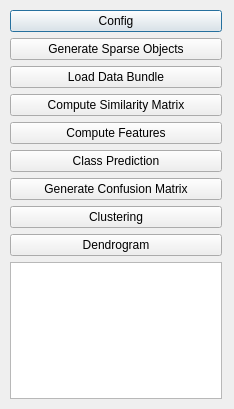
<?xml version="1.0" encoding="UTF-8"?>
<ui version="4.0">
 <class>ShapePaperDialog</class>
 <widget class="QDialog" name="ShapePaperDialog">
  <property name="geometry">
   <rect>
    <x>0</x>
    <y>0</y>
    <width>234</width>
    <height>409</height>
   </rect>
  </property>
  <property name="windowTitle">
   <string>Shape Analysis</string>
  </property>
  <widget class="QWidget" name="layoutWidget">
   <property name="geometry">
    <rect>
     <x>10</x>
     <y>10</y>
     <width>212</width>
     <height>389</height>
    </rect>
   </property>
   <layout class="QVBoxLayout" name="verticalLayout">
    <item>
     <widget class="QPushButton" name="configPushButton">
      <property name="text">
       <string>Config</string>
      </property>
     </widget>
    </item>
    <item>
     <widget class="QPushButton" name="sparseObjectPushButton">
      <property name="text">
       <string>Generate Sparse Objects</string>
      </property>
     </widget>
    </item>
    <item>
     <widget class="QPushButton" name="dataBundlePushButton">
      <property name="text">
       <string>Load Data Bundle</string>
      </property>
     </widget>
    </item>
    <item>
     <widget class="QPushButton" name="simmatPushButton">
      <property name="text">
       <string>Compute Similarity Matrix</string>
      </property>
     </widget>
    </item>
    <item>
     <widget class="QPushButton" name="featurePushButton">
      <property name="text">
       <string>Compute Features</string>
      </property>
     </widget>
    </item>
    <item>
     <widget class="QPushButton" name="predictPushButton">
      <property name="text">
       <string>Class Prediction</string>
      </property>
     </widget>
    </item>
    <item>
     <widget class="QPushButton" name="pushButton_6">
      <property name="text">
       <string>Generate Confusion Matrix</string>
      </property>
     </widget>
    </item>
    <item>
     <widget class="QPushButton" name="pushButton_7">
      <property name="text">
       <string>Clustering</string>
      </property>
     </widget>
    </item>
    <item>
     <widget class="QPushButton" name="dendrogramPushButton">
      <property name="text">
       <string>Dendrogram</string>
      </property>
     </widget>
    </item>
    <item>
     <widget class="QTextEdit" name="messageTextEdit">
      <property name="readOnly">
       <bool>true</bool>
      </property>
     </widget>
    </item>
   </layout>
  </widget>
 </widget>
 <resources/>
 <connections/>
</ui>
